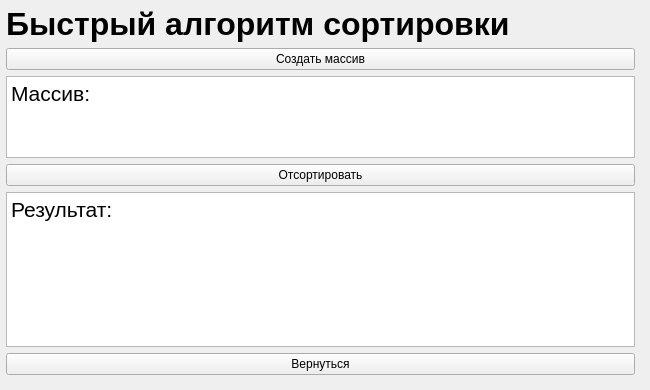
      <widget class="QWidget" name="sorting_algo">
       <widget class="QWidget" name="gridLayoutWidget_3">
        <property name="geometry">
         <rect>
          <x>0</x>
          <y>0</y>
          <width>641</width>
          <height>381</height>
         </rect>
        </property>
        <layout class="QGridLayout" name="gridLayout_13">
         <property name="leftMargin">
          <number>6</number>
         </property>
         <property name="topMargin">
          <number>6</number>
         </property>
         <property name="rightMargin">
          <number>6</number>
         </property>
         <property name="bottomMargin">
          <number>6</number>
         </property>
         <item row="0" column="0">
          <widget class="QLabel" name="algo_label">
           <property name="font">
            <font>
             <pointsize>24</pointsize>
             <weight>75</weight>
             <italic>false</italic>
             <bold>true</bold>
            </font>
           </property>
           <property name="text">
            <string>Быстрый алгоритм сортировки</string>
           </property>
          </widget>
         </item>
         <item row="2" column="0">
          <widget class="QTextEdit" name="raw_array_text">
           <property name="maximumSize">
            <size>
             <width>16777215</width>
             <height>120</height>
            </size>
           </property>
           <property name="html">
            <string>&lt;!DOCTYPE HTML PUBLIC &quot;-//W3C//DTD HTML 4.0//EN&quot; &quot;http://www.w3.org/TR/REC-html40/strict.dtd&quot;&gt;
&lt;html&gt;&lt;head&gt;&lt;meta name=&quot;qrichtext&quot; content=&quot;1&quot; /&gt;&lt;style type=&quot;text/css&quot;&gt;
p, li { white-space: pre-wrap; }
&lt;/style&gt;&lt;/head&gt;&lt;body style=&quot; font-family:'Ubuntu'; font-size:16pt; font-weight:400; font-style:normal;&quot;&gt;
&lt;p style=&quot; margin-top:0px; margin-bottom:0px; margin-left:0px; margin-right:0px; -qt-block-indent:0; text-indent:0px;&quot;&gt;Массив:&lt;/p&gt;&lt;/body&gt;&lt;/html&gt;</string>
           </property>
          </widget>
         </item>
         <item row="3" column="0">
          <widget class="QPushButton" name="sort_array_button">
           <property name="text">
            <string>Отсортировать</string>
           </property>
          </widget>
         </item>
         <item row="4" column="0">
          <widget class="QTextBrowser" name="sorted_array_text">
           <property name="html">
            <string>&lt;!DOCTYPE HTML PUBLIC &quot;-//W3C//DTD HTML 4.0//EN&quot; &quot;http://www.w3.org/TR/REC-html40/strict.dtd&quot;&gt;
&lt;html&gt;&lt;head&gt;&lt;meta name=&quot;qrichtext&quot; content=&quot;1&quot; /&gt;&lt;style type=&quot;text/css&quot;&gt;
p, li { white-space: pre-wrap; }
&lt;/style&gt;&lt;/head&gt;&lt;body style=&quot; font-family:'Ubuntu'; font-size:16pt; font-weight:400; font-style:normal;&quot;&gt;
&lt;p style=&quot; margin-top:0px; margin-bottom:0px; margin-left:0px; margin-right:0px; -qt-block-indent:0; text-indent:0px;&quot;&gt;Результат:&lt;/p&gt;&lt;/body&gt;&lt;/html&gt;</string>
           </property>
          </widget>
         </item>
         <item row="1" column="0">
          <widget class="QPushButton" name="generate_array">
           <property name="text">
            <string>Создать массив</string>
           </property>
          </widget>
         </item>
         <item row="5" column="0">
          <widget class="QPushButton" name="sorting_algo_main_menu_button">
           <property name="text">
            <string>Вернуться</string>
           </property>
          </widget>
         </item>
        </layout>
       </widget>
      </widget>
